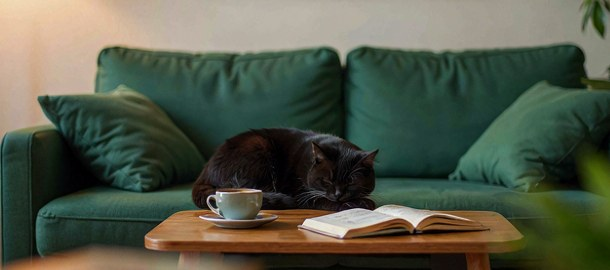
#> input picture assets/vision_selftest.jpg, 610 x 270 px
$ python -i assistant_tools.py   (imports and definitions only)
#> lines starting #> are read from the running program, lines starting #| are printed output that depends on the picture
"""Helpers preinstalled in the run_code sandbox image (import assistant_tools).

Asked to drop near-duplicate photos, the model wrote an
exact-bytes "hash" three times in a row even after being told to use a
perceptual hash -- so the working implementation is shipped as a function.
And a perceptual hash would not have worked either: re-shots of the same
bridge from another angle hash as far apart as unrelated photos. "Duplicate"
to a person means the same scene, which is a keypoint-matching question.
"""
from __future__ import annotations

import math
from pathlib import Path

IMAGE_SUFFIXES = {".jpg", ".jpeg", ".png", ".webp", ".bmp", ".gif", ".tif", ".tiff"}


# [11 lines left out: function list_images, not called in this run]


def _open(path):
#> called with path = '../../assets/vision_selftest.jpg'
    from PIL import Image, ImageOps
    return ImageOps.exif_transpose(Image.open(path)).convert("RGB")
#> returned value is the input picture: PIL image 610x270 RGB; mean R, G, B 83.3, 89.4, 72.8


# [8 lines left out: function sharpness, not called in this run]


def phash(path):
    import imagehash
    return imagehash.phash(_open(path))


def _orb_features(path, size: int = 800):
    import cv2, numpy as np
    im = _open(path).convert("L")
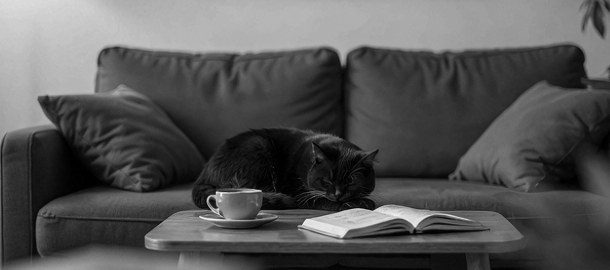
#> im: PIL image 610x270 L; min 0, max 251, mean 85.6
    im.thumbnail((size, size))
    orb = cv2.ORB_create(1500)
    return orb.detectAndCompute(np.asarray(im), None)


# [106 lines left out: functions same_scene_score, group_near_duplicates, dedupe, make_collage, not called in this run]

>>> result = _orb_features('../../assets/vision_selftest.jpg')
